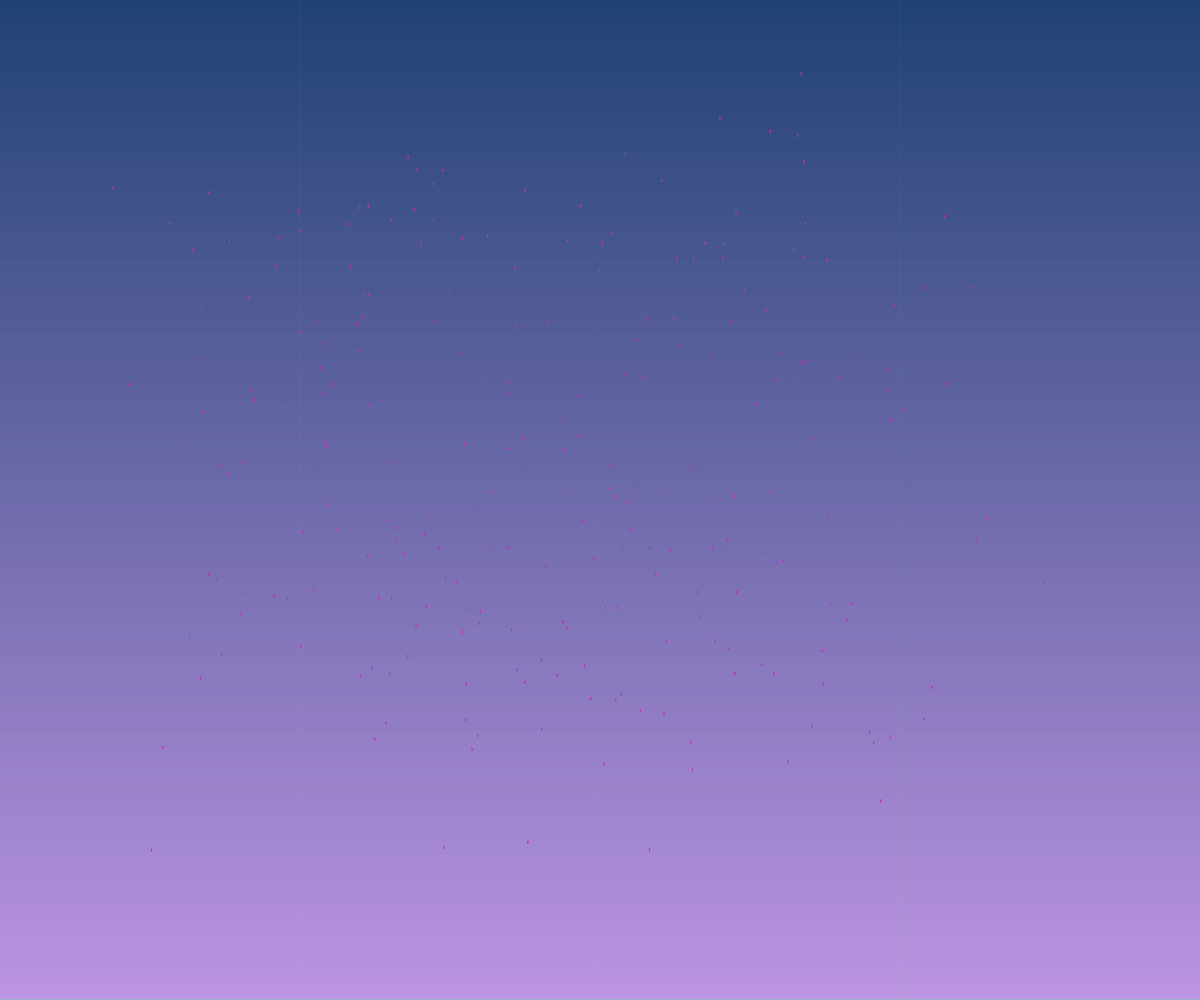
Frame 1 (no input)
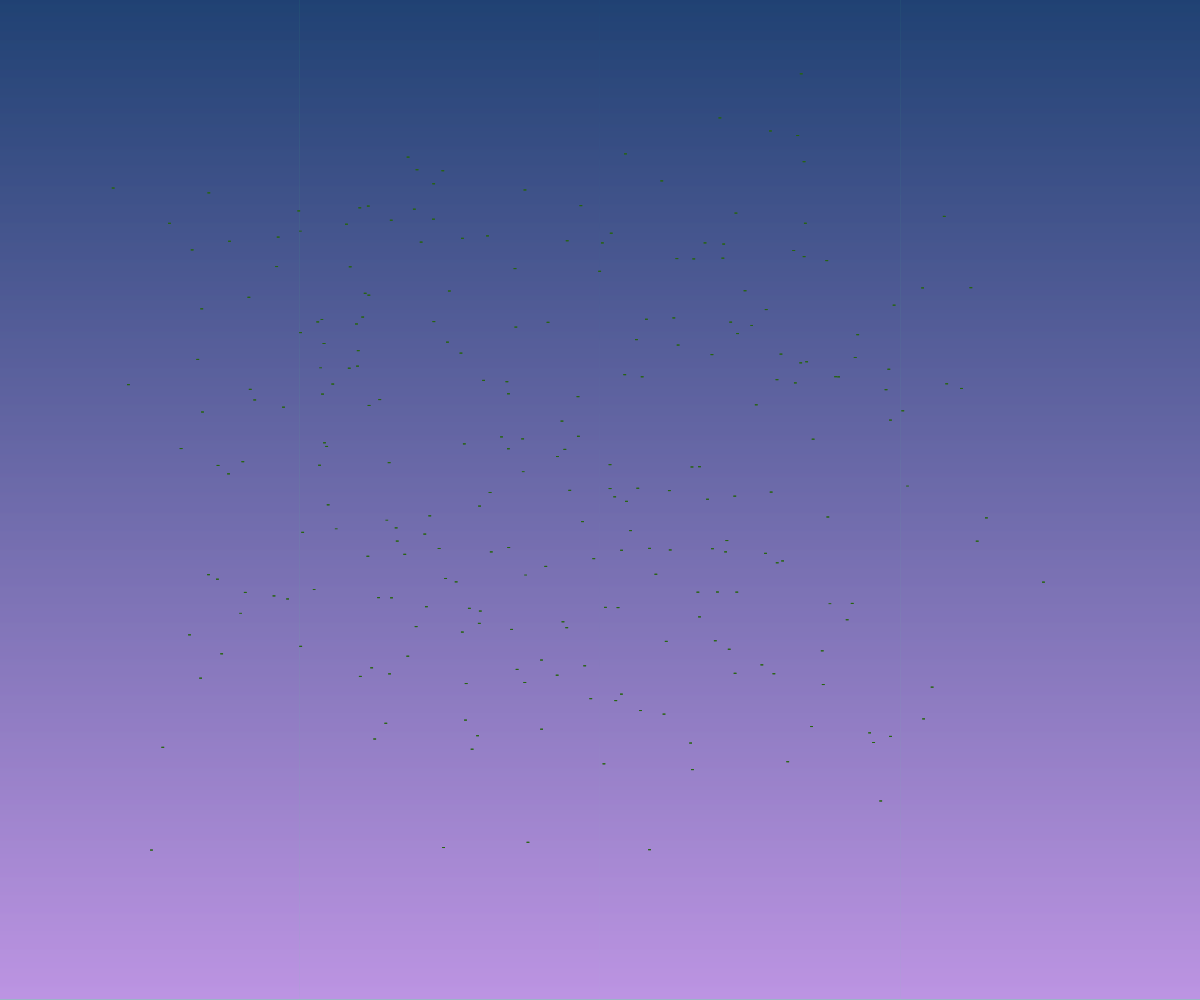
Frame 60 (no input)
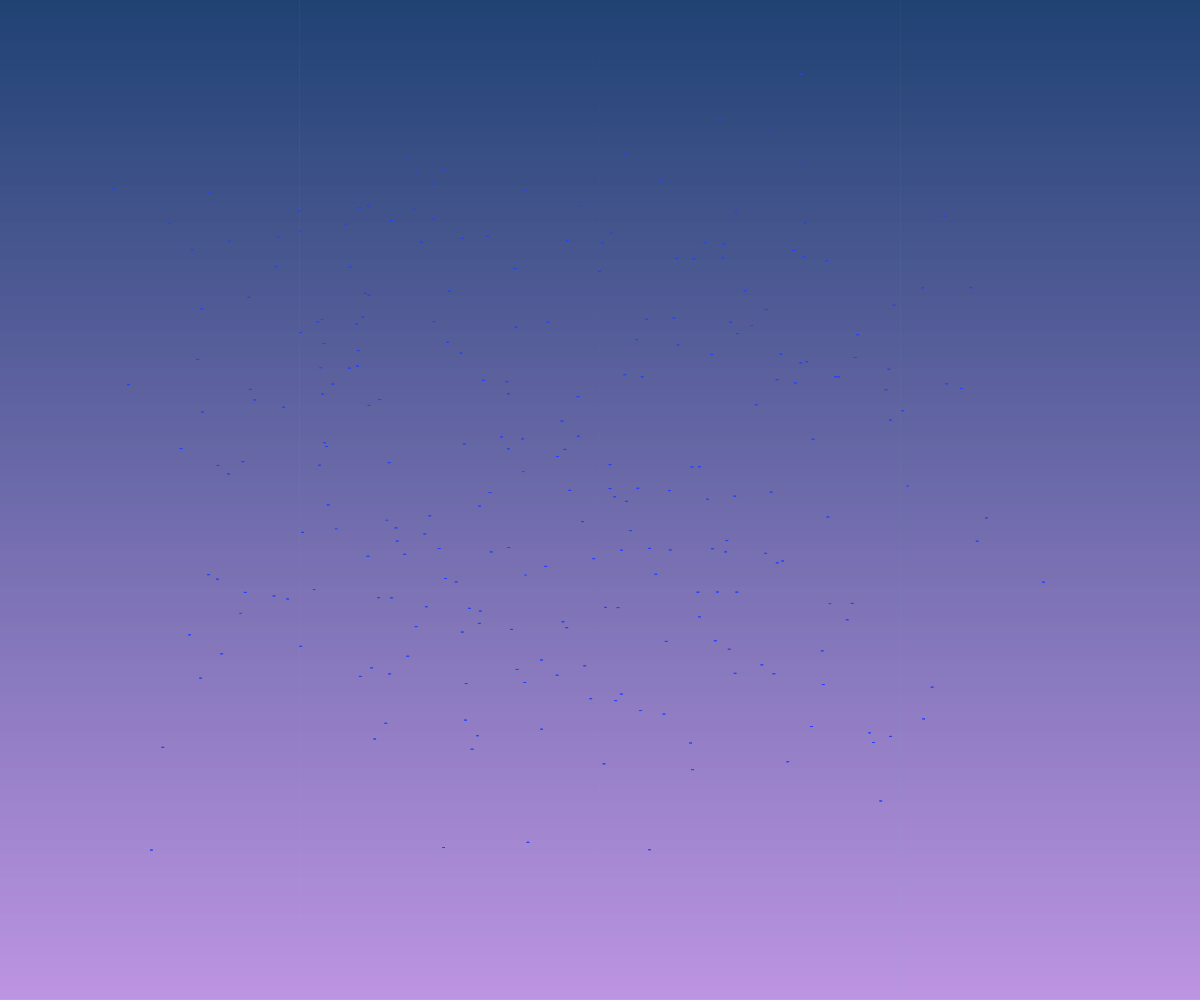
Frame 120 (the mouse pressed at the canvas centre since frame 60)

The p5.js sketch that drew these frames (run headless with seeded random() and noise() and a simulated clock; from frame 60 on, the mouse is pressed at the canvas centre):

// p5.js sketch
// ── sketch.js
let degwade;

function setup() {
  //for=fonction condition //xhile
  createCanvas(windowWidth,windowHeight);
  degwade = linearGradiant(width,height,15,5,107,223,115,255);
  //gradiant=cercle
  
 
}

function draw(){

background(84,249,141);
image (degwade,0,0,width,height);
stroke(random(255),random(255),random(255));
  let counter=0;
  while (counter<500)
  {
  mouliStar (
    noise(2,counter)*width,
    noise(4,counter)*height,
  2,2);
  
counter++;
  
 }


}

function mouliStar (x,y,w,h){
  push ();
  translate(x,y);
  if(frameCount%5==0){
    line (-w/2,0,w/2,0);
  }else{
    line(0,-h/2,0,h/2);
  }
  pop ();
  
  }
  

function linearGradiant(w,h,r1,v1,b1,r2,v2,b2){

  let graphic = createGraphics(w, h);
  for(let compteur = 0 ;compteur < h ;compteur++ ){
    let red = map (compteur, 0,h,r1,r2);
    let green = map (compteur,0,h,v1,v2);
    let blue= map (compteur, 0,h,b1,b2);
    
    graphic.stroke(red,green,blue);
    graphic.line (0,compteur,w,compteur);
  
  }
return graphic;
}




//function circularGradiant(w,h,r1,v1,b1,r2,v2,b2){
//h=h*2;
  //let graphic = createGraphics(w, h);
  //graphic.translate(graphic.width/2,graphic.height/2);
  //for(let compteur = 0 ;compteur < h ;compteur++ ){
    //let red = map (compteur, 0,h,r1,r2);
    //let green = map (compteur,0,h,v1,v2);
    //let blue= map (compteur, 0,h,b1,b2);
    
    //graphic.fill(red,green,blue);
    //graphic.noStroke();
    //graphic.rotate(0.1);
   
    //graphic.ellipse (0,0,h-compteur,h-compteur);
  
 // }
//return graphic;



//}






//etoile


  
